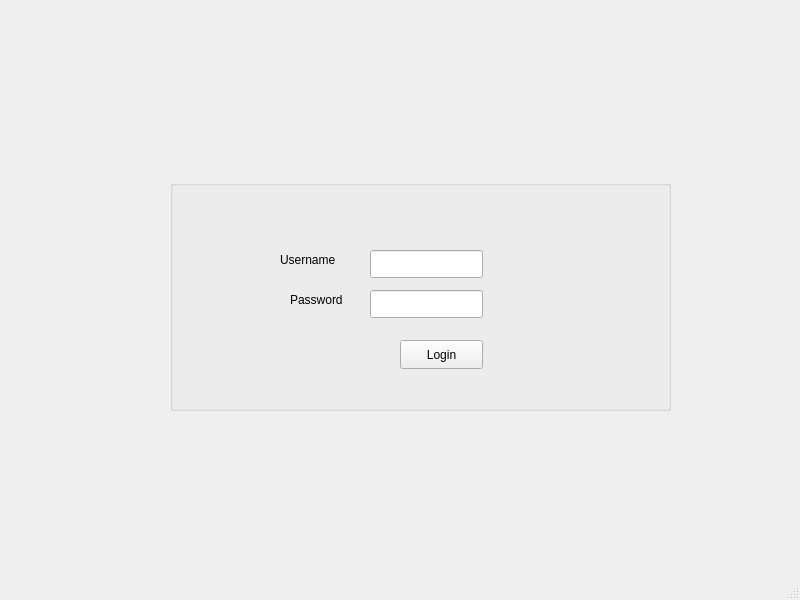
<?xml version="1.0" encoding="UTF-8"?>
<ui version="4.0">
 <class>MainWindow</class>
 <widget class="QMainWindow" name="MainWindow">
  <property name="geometry">
   <rect>
    <x>0</x>
    <y>0</y>
    <width>800</width>
    <height>600</height>
   </rect>
  </property>
  <property name="windowTitle">
   <string>MainWindow</string>
  </property>
  <widget class="QWidget" name="centralwidget">
   <widget class="QGroupBox" name="groupBox">
    <property name="geometry">
     <rect>
      <x>170</x>
      <y>180</y>
      <width>501</width>
      <height>231</height>
     </rect>
    </property>
    <property name="title">
     <string/>
    </property>
    <widget class="QLabel" name="label">
     <property name="geometry">
      <rect>
       <x>110</x>
       <y>70</y>
       <width>71</width>
       <height>20</height>
      </rect>
     </property>
     <property name="text">
      <string>Username</string>
     </property>
    </widget>
    <widget class="QLabel" name="label_2">
     <property name="geometry">
      <rect>
       <x>120</x>
       <y>110</y>
       <width>71</width>
       <height>20</height>
      </rect>
     </property>
     <property name="text">
      <string>Password</string>
     </property>
    </widget>
    <widget class="QLineEdit" name="Username">
     <property name="geometry">
      <rect>
       <x>200</x>
       <y>70</y>
       <width>113</width>
       <height>28</height>
      </rect>
     </property>
    </widget>
    <widget class="QLineEdit" name="Password">
     <property name="geometry">
      <rect>
       <x>200</x>
       <y>110</y>
       <width>113</width>
       <height>28</height>
      </rect>
     </property>
     <property name="echoMode">
      <enum>QLineEdit::Password</enum>
     </property>
    </widget>
    <widget class="QPushButton" name="pushButton_Login">
     <property name="geometry">
      <rect>
       <x>230</x>
       <y>160</y>
       <width>83</width>
       <height>29</height>
      </rect>
     </property>
     <property name="text">
      <string>Login</string>
     </property>
    </widget>
   </widget>
  </widget>
  <widget class="QMenuBar" name="menubar">
   <property name="geometry">
    <rect>
     <x>0</x>
     <y>0</y>
     <width>800</width>
     <height>25</height>
    </rect>
   </property>
  </widget>
  <widget class="QStatusBar" name="statusbar"/>
 </widget>
 <resources/>
 <connections/>
</ui>
